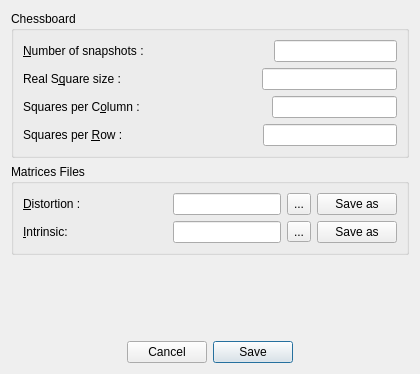
<?xml version="1.0" encoding="UTF-8"?>
<ui version="4.0">
 <class>calibrationDialog</class>
 <widget class="QDialog" name="calibrationDialog">
  <property name="geometry">
   <rect>
    <x>0</x>
    <y>0</y>
    <width>420</width>
    <height>374</height>
   </rect>
  </property>
  <property name="windowTitle">
   <string>Calibration Settings</string>
  </property>
  <property name="statusTip">
   <string>Calibration Settings</string>
  </property>
  <property name="layoutDirection">
   <enum>Qt::RightToLeft</enum>
  </property>
  <layout class="QGridLayout" name="gridLayout">
   <item row="0" column="0">
    <widget class="QGroupBox" name="groupBox">
     <property name="layoutDirection">
      <enum>Qt::LeftToRight</enum>
     </property>
     <property name="title">
      <string>Chessboard</string>
     </property>
     <layout class="QVBoxLayout" name="verticalLayout">
      <item>
       <layout class="QHBoxLayout" name="horizontalLayout">
        <item>
         <widget class="QLabel" name="label">
          <property name="text">
           <string>&amp;Number of snapshots :</string>
          </property>
          <property name="buddy">
           <cstring>chessnum</cstring>
          </property>
         </widget>
        </item>
        <item>
         <spacer name="horizontalSpacer">
          <property name="orientation">
           <enum>Qt::Horizontal</enum>
          </property>
          <property name="sizeHint" stdset="0">
           <size>
            <width>40</width>
            <height>20</height>
           </size>
          </property>
         </spacer>
        </item>
        <item>
         <widget class="QLineEdit" name="chessnum">
          <property name="toolTip">
           <string>Number of chessboards. It must be between 5 and 40</string>
          </property>
          <property name="statusTip">
           <string>Number of chessboards. It must be between 5 and 40</string>
          </property>
         </widget>
        </item>
       </layout>
      </item>
      <item>
       <layout class="QHBoxLayout" name="horizontalLayout_2">
        <item>
         <widget class="QLabel" name="label_2">
          <property name="text">
           <string>Real S&amp;quare size :</string>
          </property>
          <property name="buddy">
           <cstring>realsize</cstring>
          </property>
         </widget>
        </item>
        <item>
         <spacer name="horizontalSpacer_2">
          <property name="orientation">
           <enum>Qt::Horizontal</enum>
          </property>
          <property name="sizeHint" stdset="0">
           <size>
            <width>40</width>
            <height>20</height>
           </size>
          </property>
         </spacer>
        </item>
        <item>
         <widget class="QLineEdit" name="realsize">
          <property name="toolTip">
           <string>Real square size in mm</string>
          </property>
          <property name="statusTip">
           <string>Real square size in mm</string>
          </property>
         </widget>
        </item>
       </layout>
      </item>
      <item>
       <layout class="QHBoxLayout" name="horizontalLayout_3">
        <item>
         <widget class="QLabel" name="label_3">
          <property name="text">
           <string>Squares per C&amp;olumn :</string>
          </property>
          <property name="buddy">
           <cstring>sqr_p_col</cstring>
          </property>
         </widget>
        </item>
        <item>
         <spacer name="horizontalSpacer_3">
          <property name="orientation">
           <enum>Qt::Horizontal</enum>
          </property>
          <property name="sizeHint" stdset="0">
           <size>
            <width>40</width>
            <height>20</height>
           </size>
          </property>
         </spacer>
        </item>
        <item>
         <widget class="QLineEdit" name="sqr_p_col">
          <property name="toolTip">
           <string>Number of squares per column</string>
          </property>
          <property name="statusTip">
           <string>Number of squares per column</string>
          </property>
         </widget>
        </item>
       </layout>
      </item>
      <item>
       <layout class="QHBoxLayout" name="horizontalLayout_4">
        <item>
         <widget class="QLabel" name="label_4">
          <property name="text">
           <string>Squares per &amp;Row :</string>
          </property>
          <property name="buddy">
           <cstring>sqr_p_row</cstring>
          </property>
         </widget>
        </item>
        <item>
         <spacer name="horizontalSpacer_4">
          <property name="orientation">
           <enum>Qt::Horizontal</enum>
          </property>
          <property name="sizeHint" stdset="0">
           <size>
            <width>40</width>
            <height>20</height>
           </size>
          </property>
         </spacer>
        </item>
        <item>
         <widget class="QLineEdit" name="sqr_p_row">
          <property name="toolTip">
           <string>Number of squares per row</string>
          </property>
          <property name="statusTip">
           <string>Number of squares per row</string>
          </property>
         </widget>
        </item>
       </layout>
      </item>
     </layout>
    </widget>
   </item>
   <item row="1" column="0">
    <widget class="QGroupBox" name="groupBox_2">
     <property name="layoutDirection">
      <enum>Qt::LeftToRight</enum>
     </property>
     <property name="title">
      <string>Matrices Files</string>
     </property>
     <layout class="QVBoxLayout" name="verticalLayout_2">
      <item>
       <layout class="QHBoxLayout" name="horizontalLayout_5">
        <item>
         <widget class="QLabel" name="label_6">
          <property name="text">
           <string>&amp;Distortion :</string>
          </property>
          <property name="buddy">
           <cstring>distortion</cstring>
          </property>
         </widget>
        </item>
        <item>
         <spacer name="horizontalSpacer_10">
          <property name="orientation">
           <enum>Qt::Horizontal</enum>
          </property>
          <property name="sizeHint" stdset="0">
           <size>
            <width>18</width>
            <height>20</height>
           </size>
          </property>
         </spacer>
        </item>
        <item>
         <widget class="QLineEdit" name="distortion">
          <property name="maximumSize">
           <size>
            <width>148</width>
            <height>27</height>
           </size>
          </property>
          <property name="toolTip">
           <string>Xml file to keep distortion parameters</string>
          </property>
          <property name="statusTip">
           <string>Xml file to keep distortion parameters</string>
          </property>
         </widget>
        </item>
        <item>
         <widget class="QToolButton" name="distortionButton">
          <property name="maximumSize">
           <size>
            <width>16777215</width>
            <height>27</height>
           </size>
          </property>
          <property name="toolTip">
           <string>open...</string>
          </property>
          <property name="text">
           <string>...</string>
          </property>
         </widget>
        </item>
        <item>
         <widget class="QPushButton" name="distortionSvAs">
          <property name="toolTip">
           <string>Create new xml file to save parameters.</string>
          </property>
          <property name="text">
           <string>Save as</string>
          </property>
         </widget>
        </item>
       </layout>
      </item>
      <item>
       <layout class="QHBoxLayout" name="horizontalLayout_6">
        <item>
         <widget class="QLabel" name="label_5">
          <property name="text">
           <string>&amp;Intrinsic:</string>
          </property>
          <property name="buddy">
           <cstring>intrinsic</cstring>
          </property>
         </widget>
        </item>
        <item>
         <spacer name="horizontalSpacer_9">
          <property name="orientation">
           <enum>Qt::Horizontal</enum>
          </property>
          <property name="sizeHint" stdset="0">
           <size>
            <width>18</width>
            <height>20</height>
           </size>
          </property>
         </spacer>
        </item>
        <item>
         <widget class="QLineEdit" name="intrinsic">
          <property name="toolTip">
           <string>Xml file to keep intrinsic parameters</string>
          </property>
          <property name="statusTip">
           <string>Xml file to keep intrinsic parameters</string>
          </property>
         </widget>
        </item>
        <item>
         <widget class="QToolButton" name="intrinsicButton">
          <property name="toolTip">
           <string>open...</string>
          </property>
          <property name="text">
           <string>...</string>
          </property>
         </widget>
        </item>
        <item>
         <widget class="QPushButton" name="intrinsicSvAs">
          <property name="toolTip">
           <string>Create new xml file to save parameters.</string>
          </property>
          <property name="text">
           <string>Save as</string>
          </property>
         </widget>
        </item>
       </layout>
      </item>
     </layout>
    </widget>
   </item>
   <item row="2" column="0">
    <spacer name="verticalSpacer">
     <property name="orientation">
      <enum>Qt::Vertical</enum>
     </property>
     <property name="sizeHint" stdset="0">
      <size>
       <width>20</width>
       <height>40</height>
      </size>
     </property>
    </spacer>
   </item>
   <item row="3" column="0">
    <widget class="QDialogButtonBox" name="buttonBox">
     <property name="orientation">
      <enum>Qt::Horizontal</enum>
     </property>
     <property name="standardButtons">
      <set>QDialogButtonBox::Cancel|QDialogButtonBox::Save</set>
     </property>
     <property name="centerButtons">
      <bool>true</bool>
     </property>
    </widget>
   </item>
  </layout>
 </widget>
 <resources/>
 <connections>
  <connection>
   <sender>buttonBox</sender>
   <signal>accepted()</signal>
   <receiver>calibrationDialog</receiver>
   <slot>accept()</slot>
   <hints>
    <hint type="sourcelabel">
     <x>248</x>
     <y>254</y>
    </hint>
    <hint type="destinationlabel">
     <x>157</x>
     <y>274</y>
    </hint>
   </hints>
  </connection>
  <connection>
   <sender>buttonBox</sender>
   <signal>rejected()</signal>
   <receiver>calibrationDialog</receiver>
   <slot>reject()</slot>
   <hints>
    <hint type="sourcelabel">
     <x>316</x>
     <y>260</y>
    </hint>
    <hint type="destinationlabel">
     <x>286</x>
     <y>274</y>
    </hint>
   </hints>
  </connection>
 </connections>
</ui>
